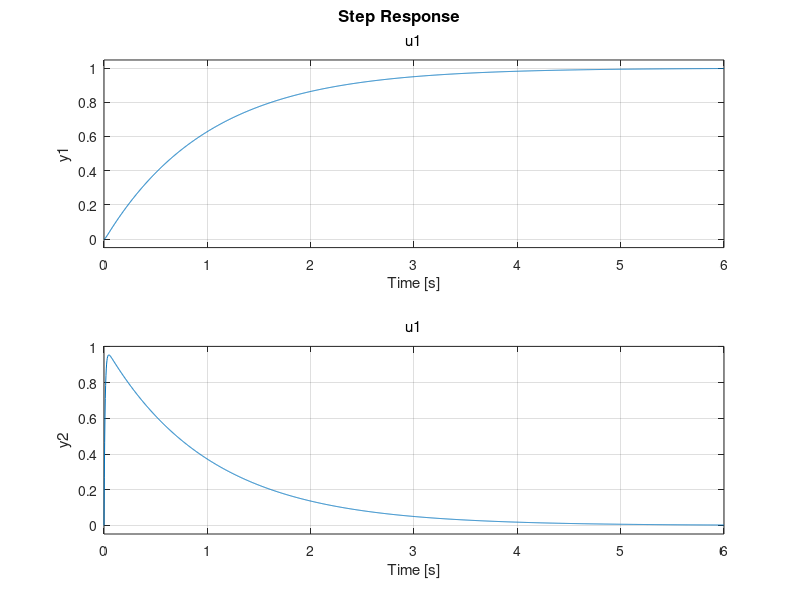

Reproduce this figure in MATLAB.
%%%%%%% Paramters %%%%%%%
K = 120 % in N
w = 15 % in rad/sec
Jr = 0.03 % in kg* m2
Jp = 0.03 % in kg* m2
M = 1.4 % in kg
Ky = 4 % in N*m
Jyaw = 0.04 % in kg*m2
L = 0.2 % in m
r = .0025 % roll angle
p = .0025 % pitch angle

%%%%%%%% Part 2 %%%%%%%%  (also shows the matrices which is part 1 as well)

%Pitch and Roll
A1 = [0 1 0 0; 0 0 (K*L)/Jr 0; 0 0 -w 0; 1 0 0 0]
B1 = [0; 0; w; 0]
control_1 = ctrb(A1,B1)
rank_control_1 = det(control_1) % Not 0, so is controllable
C1 = [1 0 0 0; 0 1 0 0; 0 0 1 0; 0 0 0 1]
observ_1 = obsv(A1, C1)
rank_observ_1 = rank(observ_1) % rank = 4, so is observable

%Z-axis
A2 = [0 1 0 0; 0 0 (4*cos(r)*cos(p)*K)/M 0; 0 0 -w 0; 1 0 0 0]
B2 = [0; 0; w; 0;]
control_2 = ctrb(A2,B2)
rank_control_2 = det(control_2) % Not 0, so is controllable
C2 = C1
observ_2 = obsv(A2, C2)
rank_observ_2 = rank(observ_2) % rank = 4 so is observable

%X-axis
A3 = [0 1 0 0; 0 0 (4*sin(p)*K)/M 0; 0 0 -w 0; 1 0 0 0]
B3 = [0; 0; w; 0;]
control_3 = ctrb(A3,B3)
rank_control_3 = det(control_3) % Not 0, so is controllable
C3 = C2
observ_3 = obsv(A3, C3)
rank_observ_3 = rank(observ_3) % rank = 4 so is observable

%Y-axis
A4 = [0 1 0 0; 0 0 (-4*sin(r)*K)/M 0; 0 0 -w 0; 1 0 0 0]
B4 = [0; 0; w; 0;]
control_4 = ctrb(A4,B4)
rank_control_4 = det(control_4) % Not 0, so is controllable
C4 = C3
observ_4 = obsv(A4, C4)
rank_observ_4 = rank(observ_4) % rank = 4 so is observable

%Yaw-axis
A5 = [0 1; 0 0]
B5 = [0; Ky/Jyaw]
control_5 = ctrb(A5,B5)
rank_control_5 = det(control_5) % Not 0, so is controllable
C5 = [1 0; 0 1]
observ_5 = obsv(A5, C5)
rank_observ_5 = rank(observ_5) % rank = 2 so is observable

%%%%%%%% Part 3 %%%%%%%%

% calculates the optimal gain matrix K, 
% the solution S of the associated algebraic Riccati equation and the closed-loop poles P
Q1 = [1 0 0 0; 0 1 0 0; 0 0 1 0; 0 0 0 1]
Q2 = Q1
Q3 = Q2
Q4 = Q3
Q5 = [1 0; 0 1]
R= 1

%Pitch and Roll
[K1,S1,P1] = lqr(A1,B1,Q1,R) % Displays gain K1 matrix, solution to Ricatti S1 matrix , and closed loop poles P1

%Z-axis
[K2,S2,P2] = lqr(A2,B2,Q2,R) % Displays gain K2 matrix, solution to Ricatti S2 matrix , and closed loop poles P2

%X-axis
[K3,S3,P3] = lqr(A3,B3,Q3,R) % Displays gain K3 matrix, solution to Ricatti S3 matrix , and closed loop poles P3

%Y-axis
[K4,S4,P4] = lqr(A4,B4,Q4,R) % Displays gain K4 matrix, solution to Ricatti S4 matrix , and closed loop poles P4

%Yaw-axis
[K5,S5,P5] = lqr(A5,B5,Q5,R) % Displays gain K5 matrix, solution to Ricatti S5 matrix , and closed loop poles P5

%%%%%%%% Part 4 %%%%%%%%

D=[0] % sets D to 0 since not stated

%Pitch and Roll
sys1 = ss(A1-B1*K1,B1,C1, D);
step(sys1)


%Z-axis
sys2 = ss(A2-B2*K2,B2,C2, D);
step(sys2)

%X-axis
sys3 = ss(A3-B3*K3,B3,C3, D);
step(sys3)

%Y-axis
sys4 = ss(A4-B4*K4,B4,C4, D);
step(sys4)

%Yaw-axis
sys5 = ss(A5-B5*K5,B5,C5, D);
step(sys5)
